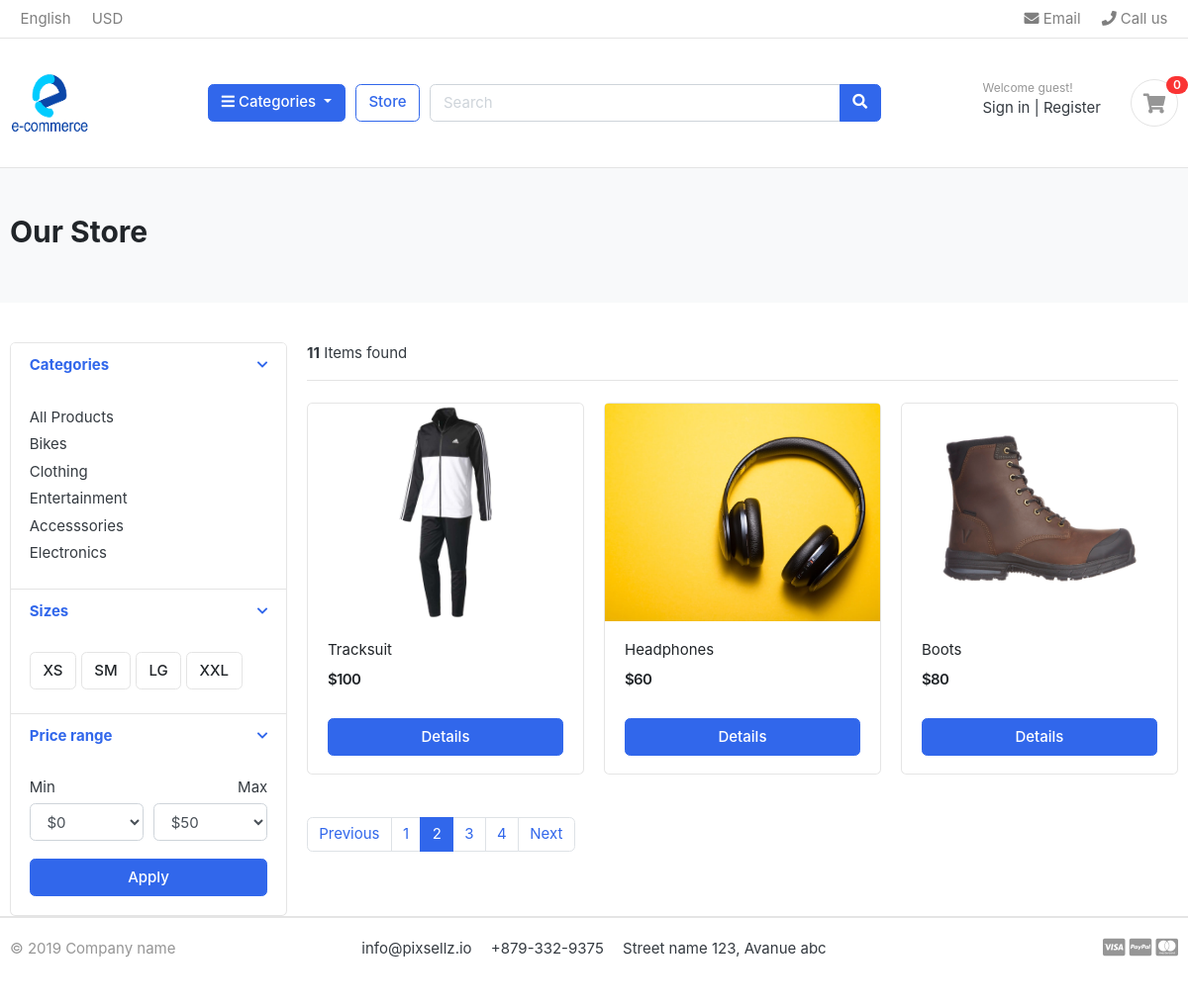
The page /store/?page=2 on the database its author committed.
### shop/models.py (models this page shows, shortened)
class Category(models.Model):
    category_name = models.CharField(max_length=100, unique=True)
    slug = models.SlugField(max_length=100, unique=True)
    description = models.TextField(max_length=200, blank=True)
    category_image = models.ImageField(upload_to='photos/categories', blank=True)
    def get_url(self):
        return reverse('products_by_category', args=[self.slug])

### store/models.py (models this page shows, shortened)
class Product(models.Model):
    product_name = models.CharField(max_length=200, unique=True)
    slug = models.SlugField(max_length=200, unique=True)
    description = models.TextField(max_length=500, blank=True)
    price = models.IntegerField()
    images = models.ImageField(upload_to='photos/products')
    stock = models.IntegerField()
    is_available = models.BooleanField(default=True)
    category = models.ForeignKey(Category, on_delete=models.CASCADE)
    created_date = models.DateTimeField(auto_now_add=True)
    modified_date = models.DateTimeField(auto_now=True)
    def get_url(self):
        return reverse('product_detail', args=[self.category.slug, self.slug])

### store/views.py (the view)
# urls.py: path('store/', include('store.urls')),
def store(request, category_slug=None):
    categories = None
    products = None
    if category_slug != None:
        categories = get_object_or_404(Category, slug=category_slug)
        products = Product.objects.filter(category=categories, is_available=True)
        paginator = Paginator(products, 1)
        page = request.GET.get('page')
        paged_products = paginator.get_page(page)
        product_count = products.count()
    else:
        products = Product.objects.all().filter(is_available=True).order_by('id')
        paginator = Paginator(products, 3)
        page = request.GET.get('page')
        paged_products = paginator.get_page(page)
        product_count = products.count()
    context = {
        'products': paged_products,
        'product_count': product_count,
    }
    return render(request, 'store/store.html', context)

### carts/context_processors.py (called while the page is built)
def counter(request):
    cart_count = 0
    if 'admin' in request.path:
        return {}
    else:
        try:
            cart = Cart.objects.filter(cart_id=_cart_id(request))
            cart_items = CartItem.objects.all().filter(cart=cart[:1])
            for cart_item in cart_items:
                cart_count += cart_item.quantity
        except Cart.DoesNotExist:
            cart_count = 0
    return dict(cart_count=cart_count)

### carts/views.py (called while the page is built)
def _cart_id(request):
    cart = request.session.session_key
    if not cart:
        cart = request.session.create()
    return cart

### shop/context_processors.py (called while the page is built)
def menu_links(request):
    links = Category.objects.all()
    return dict(links=links)

### templates/store/store.html (shortened to what this page needs)
{% extends 'base.html' %}
{% load static %}
{% block content %}
<section class="section-pagetop bg">
    <div class="container">
        <h2 class="title-page">Our Store</h2>
    </div>
</section>
<section class="section-content padding-y">
<div class="container">
<div class="row">
	<aside class="col-md-3">
<div class="card">
	<article class="filter-group">
		<header class="card-header">
			<a href="#" data-toggle="collapse" data-target="#collapse_1" aria-expanded="true" class="">
				<i class="icon-control fa fa-chevron-down"></i>
				<h6 class="title">Categories</h6>
			</a>
		</header>
		<div class="filter-content collapse show" id="collapse_1" style="">
			<div class="card-body">
				<ul class="list-menu">
				<li><a href="{% url 'store' %}">All Products</a></li>
					{% for category in links %}
				<li><a href="{{ category.get_url }}"> {{ category.category_name }} </a></li>
				    {% endfor %}
				</ul>
			</div>
		</div>
	</article>
	<article class="filter-group">
		<header class="card-header">
			<a href="#" data-toggle="collapse" data-target="#collapse_4" aria-expanded="true" class="">
				<i class="icon-control fa fa-chevron-down"></i>
				<h6 class="title">Sizes </h6>
			</a>
		</header>
		<div class="filter-content collapse show" id="collapse_4" style="">
			<div class="card-body">
			  <label class="checkbox-btn">
			    <span class="btn btn-light"> XS </span>
			  </label>
			  <label class="checkbox-btn">
			    <span class="btn btn-light"> SM </span>
			  </label>
			  <label class="checkbox-btn">
			    <span class="btn btn-light"> LG </span>
			  </label>
			  <label class="checkbox-btn">
			    <span class="btn btn-light"> XXL </span>
			  </label>
		</div>
		</div>
	</article>
	<article class="filter-group">
		<header class="card-header">
			<a href="#" data-toggle="collapse" data-target="#collapse_3" aria-expanded="true" class="">
				<i class="icon-control fa fa-chevron-down"></i>
				<h6 class="title">Price range </h6>
			</a>
		</header>
		<div class="filter-content collapse show" id="collapse_3" style="">
			<div class="card-body">
				<div class="form-row">
				<div class="form-group col-md-6">
				  <label>Min</label>
				  	<select class="mr-2 form-control">
						<option value="0">$0</option>
					</select>
				</div>
				<div class="form-group text-right col-md-6">
				  <label>Max</label>
				  	<select class="mr-2 form-control">
						<option value="50">$50</option>
					</select>
				</div>
				</div>
				<button class="btn btn-block btn-primary">Apply</button>
			</div>
		</div>
	</article>
</div>
	</aside>
	<main class="col-md-9">
<header class="border-bottom mb-4 pb-3">
		<div class="form-inline">
			<span class="mr-md-auto"><b>{{ product_count }}</b> Items found </span>
		</div>
</header>
<div class="row">
    {% for product in products %}
	<div class="col-md-4">
		<figure class="card card-product-grid">
			<div class="img-wrap">
				<a href="{{ product.get_url }}"><img src="{{ product.images.url }}"></a>
			</div>
			<figcaption class="info-wrap">
				<div class="fix-height">
					<a href="{{ product.get_url }}" class="title">{{ product.product_name}}</a>
					<div class="price-wrap mt-2">
						<span class="price">${{product.price}}</span>
					</div>
				</div>
				<a href="{{product.get_url}}" class="btn btn-block btn-primary"> Details </a>
			</figcaption>
		</figure>
	</div>
    {% endfor %}
</div>
<nav class="mt-4" aria-label="Page navigation sample">
{% if products.has_other_pages %}
  <ul class="pagination">
	{% if products.has_previous %}
    <li class="page-item"><a class="page-link"  href="?page={{products.previous_page_number}}" >Previous</a></li>
	{% else %}
    <li class="page-item disabled"><a class="page-link" href="#">Previous</a></li>
	{% endif %}
	{% for x in products.paginator.page_range %}
	  {% if products.number == x %}
      <li class="page-item active"><a class="page-link" href="#">{{x}}</a></li>
	  {% else %}
	  <li class="page-item"><a class="page-link" href="?page={{x}}">{{x}}</a></li>
	  {% endif %}
	{% endfor %}
    {% if products.has_next %}
      <li class="page-item"><a class="page-link" href="?page={{products.next_page_number}}">Next</a></li>
	{% else %}
     <li class="page-item disabled"><a class="page-link" href="#">Next</a></li>
	{% endif %}
  </ul>
{% endif %}
</nav>
	</main>
</div>
</div>
{% endblock content %}

### static/css/ui.css (style rules this page uses)
html { font-family: "Inter", sans-serif; font-size: 15px; }
.img-wrap { text-align: center; display: block; }
.img-wrap img { max-width: 100%; }
.price-wrap { letter-spacing: -0.7px; }
.padding-y { padding-top: 40px; padding-bottom: 40px; }
figure { margin-bottom: 0; }
article:after, .form-group:after { display: block; clear: both; content: ""; }
.bg { background-color: #f8f9fa; }
.title-page { color: #212529; }
.btn-light { background-color: #fff; border-color: #e4e4e4; }
[class*=list-] li:after { visibility: hidden; display: block; content: ""; overflow: hidden; height: 0; clear: both; }
.list-menu { list-style: none; margin: 0; padding-left: 0; }
.list-menu li { margin-bottom: 5px; }
.list-menu a { color: #343a40; }
[class*=card-product] a.title { color: #212529; display: block; }
[class*=card-product] .img-wrap { overflow: hidden; position: relative; }
[class*=card-product] .img-wrap img { height: 100%; max-width: 100%; width: auto; display: inline-block; -o-object-fit: cover; object-fit: cover; }
.card-product-grid { margin-bottom: 20px; }
.card-product-grid .img-wrap { border-radius: 0.2rem 0.2rem 0 0; height: 220px; }
.card-product-grid .info-wrap { overflow: hidden; padding: 18px 20px; }
.card-product-grid .fix-height { height: 80px; overflow: hidden; }
.card .img-wrap { overflow: hidden; }
.price { font-weight: 600; color: #212529; }
.icon-control { margin-top: 5px; float: right; font-size: 80%; }
.card-header .title { margin-bottom: 0; line-height: 1.5; }
.filter-group { border-bottom: 1px solid #e4e4e4; }
.filter-group .card-header { border-bottom: 0; }
.filter-group:last-child { border-bottom: 0; }
.checkbox-btn { position: relative; }
.section-pagetop { padding: 45px 0; }

### rows shown on the page
Category: category_name "Bikes"
Category: category_name "Clothing"
Category: category_name "Entertainment"
Category: category_name "Accesssories"
Category: category_name "Electronics"
Product: images (picture), product_name "Tracksuit", price "100"
Product: images (picture), product_name "Headphones", price "60"
Product: images (picture), product_name "Boots", price "80"

### other values the page prints
{{ cart_count }} "0"
{{ product_count }} "11"
{{ x }} "1" "3" "4"
{{ x }} "2"
